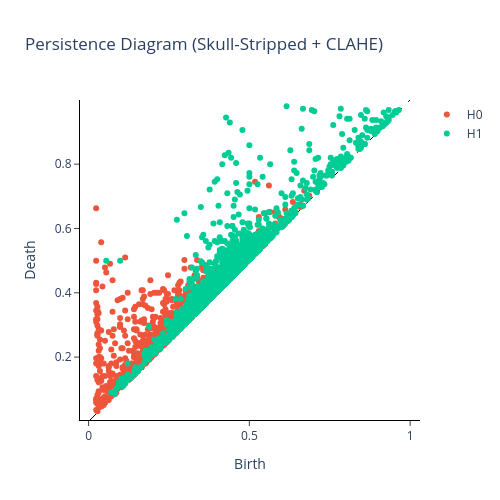

This figure's notebook cell:
### Markdown cell above
## Perform CLAHE + TDA
- We will perform CLAHE on the skull-stripped images.
- We will obtain the cubical persistence diagram for the CLAHE images.
- We will obtain the persistence landscape for the CLAHE images.

### Code cell
# Convert RGB to Grayscale
gray_skull_stripped = cv2.cvtColor(resized_skull, cv2.COLOR_RGB2GRAY)

# Apply CLAHE
clahe = cv2.createCLAHE(clipLimit=4.0, tileGridSize=(8, 8))
clahe_skull = clahe.apply(gray_skull_stripped)

# Normalize to [0, 1] for GTDA
normalized_clahe_skull = clahe_skull / 255.0
normalized_clahe_skull[normalized_clahe_skull < 0.02] = 0.5

# Reshape for giotto-tda
X_clahe_skull = normalized_clahe_skull[np.newaxis, :, :]  # Shape: (1, H, W)

# Compute Cubical Persistence
cp_skull = CubicalPersistence(homology_dimensions=(0, 1))
cp_skull.fit(X_clahe_skull)
diagrams_skull = cp_skull.fit_transform(X_clahe_skull)

# Plot Persistence Diagram
fig_skull = cp_skull.plot(diagrams_skull, sample=0)
fig_skull.update_layout(title="Persistence Diagram (Skull-Stripped + CLAHE)")
fig_skull.show()

# Compute persistence landscape
pl = PersistenceLandscape(n_layers=5) 
landscapes = pl.fit_transform(diagrams_skull)

# Plot the persistence landscape
plt.figure(figsize=(10, 6))
#for i in range(min(5, landscapes.shape[1])): 
plt.plot(landscapes[0, 1], label=f'Layer {1}')
plt.xlabel("Sample Points")
plt.title("Persistence Landscape (Skull-Stripped + CLAHE)")
plt.legend()
plt.show()

# Convert clahe_img to a PIL image
clahe_img = Image.fromarray(clahe_skull)

# Display the CLAHE image
clahe_img

### Figure 1 — Plotly figure (JSON) as saved in the notebook; plotly's stock layout.template omitted (floating-point values rounded to 4 significant figures; data arrays with more than 128 entries replaced by an {"elided": "..."} marker saying what was removed)
{"data": [{"hoverinfo": "none", "line": {"color": "black", "dash": "dash", "width": 1}, "mode": "lines", "showlegend": false, "type": "scatter", "x": [0.004392, 0.9995], "y": [0.004392, 0.9995]}, {"hoverinfo": "text", "hovertext": {"elided": "1128 str values"}, "mode": "markers", "name": "H0", "type": "scatter", "x": {"elided": "1128 float values"}, "y": {"elided": "1128 float values"}}, {"hoverinfo": "text", "hovertext": {"elided": "1469 str values"}, "mode": "markers", "name": "H1", "type": "scatter", "x": {"elided": "1469 float values"}, "y": {"elided": "1469 float values"}}], "layout": {"height": 500, "plot_bgcolor": "white", "title": {"text": "Persistence Diagram (Skull-Stripped + CLAHE)"}, "width": 500, "xaxis": {"autorange": false, "exponentformat": "e", "linecolor": "black", "linewidth": 1, "mirror": false, "range": [0.004392, 0.9995], "showexponent": "all", "showline": true, "side": "bottom", "ticks": "outside", "title": {"text": "Birth"}, "type": "linear", "zeroline": true}, "yaxis": {"autorange": false, "exponentformat": "e", "linecolor": "black", "linewidth": 1, "mirror": false, "range": [0.004392, 0.9995], "scaleanchor": "x", "scaleratio": 1, "showexponent": "all", "showline": true, "side": "left", "ticks": "outside", "title": {"text": "Death"}, "type": "linear", "zeroline": true}}}
